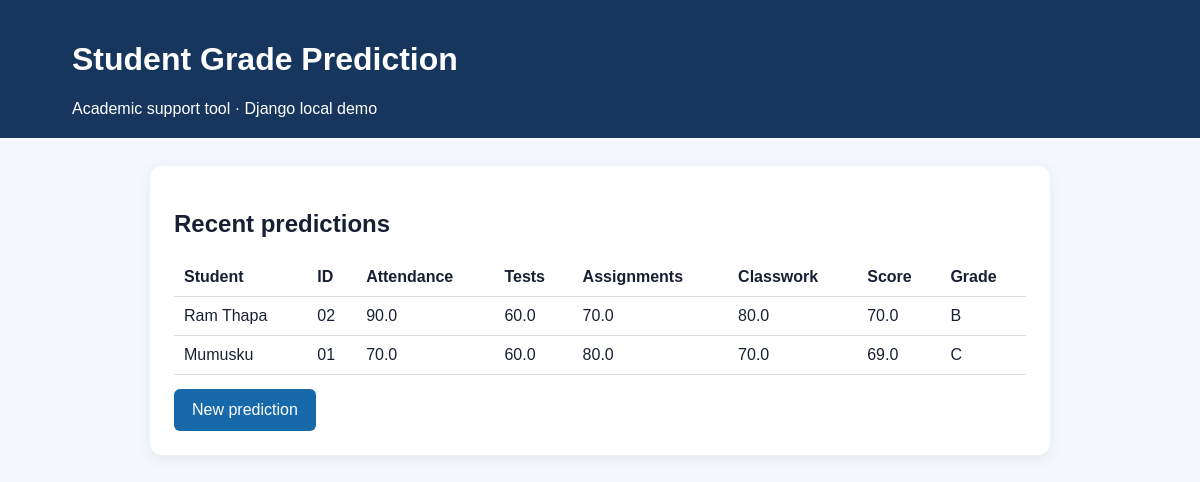
The page /history/ on the database its author committed.
### predictor/models.py (models this page shows, shortened)
class StudentPerformance(models.Model):
    student_name = models.CharField(max_length=120)
    student_id = models.CharField(max_length=40, blank=True)
    attendance = models.FloatField(help_text="Attendance percentage (0–100)")
    unit_tests = models.FloatField(help_text="Average unit-test score (0–100)")
    assignments = models.FloatField(help_text="Average assignment score (0–100)")
    classwork = models.FloatField(help_text="Average classwork score (0–100)")
    predicted_score = models.FloatField(null=True, blank=True)
    predicted_grade = models.CharField(max_length=2, blank=True)
    created_at = models.DateTimeField(auto_now_add=True)
    class Meta:
        ordering = ["-created_at"]

### predictor/views.py (the view)
# urls.py: path("history/", views.history, name="history"),
def history(request):
    records = StudentPerformance.objects.all()[:100]
    return render(request, "predictor/history.html", {"records": records})

### predictor/templates/predictor/history.html
{% extends "predictor/base.html" %}
{% block content %}
<div class="card"><h2>Recent predictions</h2>
<table><thead><tr><th>Student</th><th>ID</th><th>Attendance</th><th>Tests</th><th>Assignments</th><th>Classwork</th><th>Score</th><th>Grade</th></tr></thead><tbody>
{% for r in records %}<tr><td>{{ r.student_name }}</td><td>{{ r.student_id|default:"—" }}</td><td>{{ r.attendance }}</td><td>{{ r.unit_tests }}</td><td>{{ r.assignments }}</td><td>{{ r.classwork }}</td><td>{{ r.predicted_score|default:"—" }}</td><td>{{ r.predicted_grade|default:"—" }}</td></tr>
{% empty %}<tr><td colspan="8">No predictions saved yet.</td></tr>{% endfor %}
</tbody></table><a class="nav" href="{% url 'predict_grade' %}">New prediction</a></div>
{% endblock %}

### predictor/templates/predictor/base.html (shortened to what this page needs)
<!doctype html>
<html lang="en">
<head>
</head>
<body><header><h1>Student Grade Prediction</h1><div>Academic support tool · Django local demo</div></header>
<main>{% block content %}{% endblock %}</main></body></html>

### predictor/templates/predictor/base.html (style rules this page uses)
body { font-family:Arial,sans-serif;background:#f4f7fb;color:#172033;margin:0 }
header { background:#17365d;color:white;padding:20px 6% }
main { max-width:900px;margin:28px auto;padding:0 18px }
.card { background:white;padding:24px;border-radius:12px;box-shadow:0 3px 16px #0001;margin-bottom:20px }
button,.nav { display:inline-block;background:#1769aa;color:white;border:0;border-radius:6px;padding:12px 18px;text-decoration:none;cursor:pointer;margin-top:14px }
table { width:100%;border-collapse:collapse }
td,th { padding:10px;border-bottom:1px solid #ddd;text-align:left }

### rows shown on the page
StudentPerformance: student_name "Ram Thapa", student_id "02", attendance "90.0", unit_tests "60.0", assignments "70.0", classwork "80.0", predicted_score "70.0", predicted_grade "B"
StudentPerformance: student_name "Mumusku", student_id "01", attendance "70.0", unit_tests "60.0", assignments "80.0", classwork "70.0", predicted_score "69.0", predicted_grade "C"
